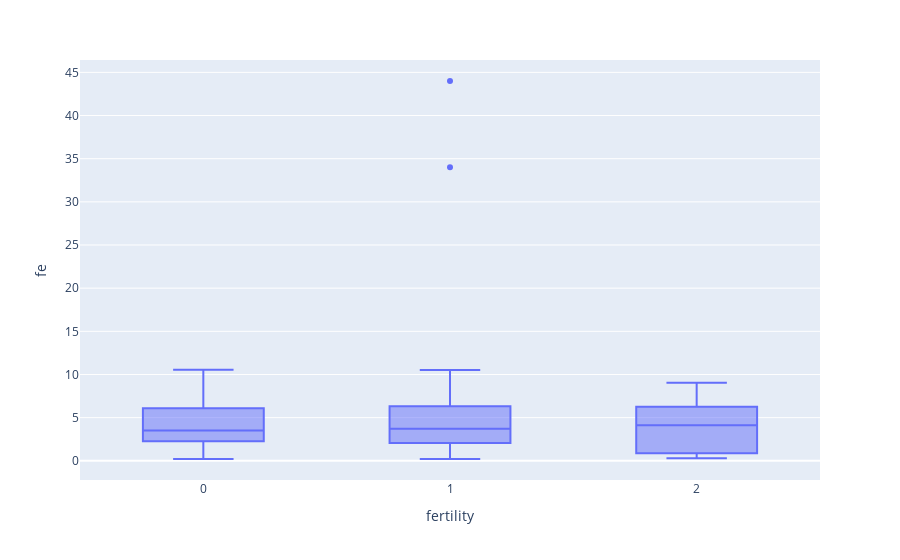

The notebook cell this image was saved under:
### Code cell
# boxplot fertility vs fe

fig = px.box(data, y='fe', x='fertility')
fig.update_layout(height=500)
fig.show()
fig.write_image('boxplot_fertility_vs_fe.jpg')

### Figure 1 — Plotly figure (JSON) as saved in the notebook; plotly's stock layout.template omitted (floating-point values rounded to 4 significant figures; data arrays with more than 128 entries replaced by an {"elided": "..."} marker saying what was removed)
{"data": [{"alignmentgroup": "True", "hovertemplate": "fertility=%{x}<br>fe=%{y}<extra></extra>", "legendgroup": "", "marker": {"color": "#636efa"}, "name": "", "notched": false, "offsetgroup": "", "orientation": "v", "showlegend": false, "type": "box", "x": {"elided": "880 int values"}, "x0": " ", "xaxis": "x", "y": {"elided": "880 float values"}, "y0": " ", "yaxis": "y"}], "layout": {"autosize": true, "boxmode": "group", "legend": {"tracegroupgap": 0}, "margin": {"t": 60}, "xaxis": {"anchor": "y", "autorange": true, "domain": [0, 1], "range": [-0.5, 2.5], "title": {"text": "fertility"}, "type": "linear"}, "yaxis": {"anchor": "x", "autorange": true, "domain": [0, 1], "range": [-2.223, 46.43], "title": {"text": "fe"}, "type": "linear"}}}
